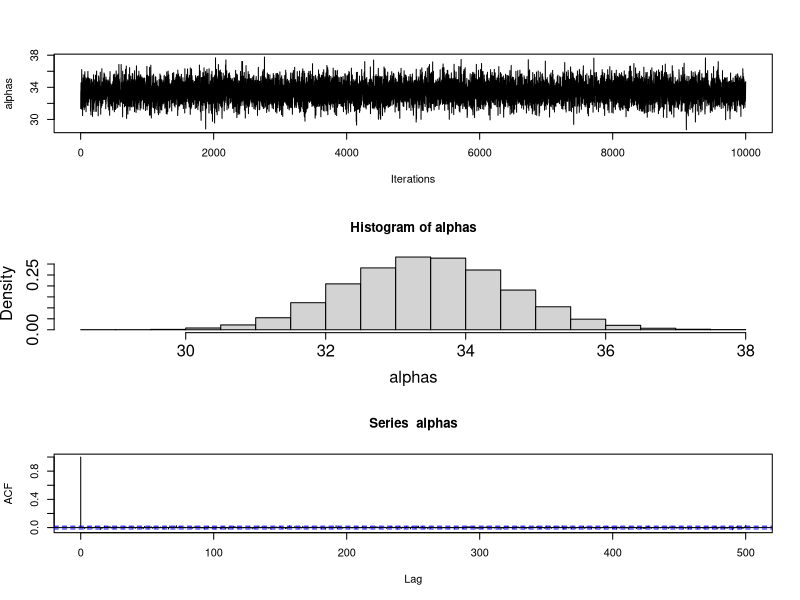
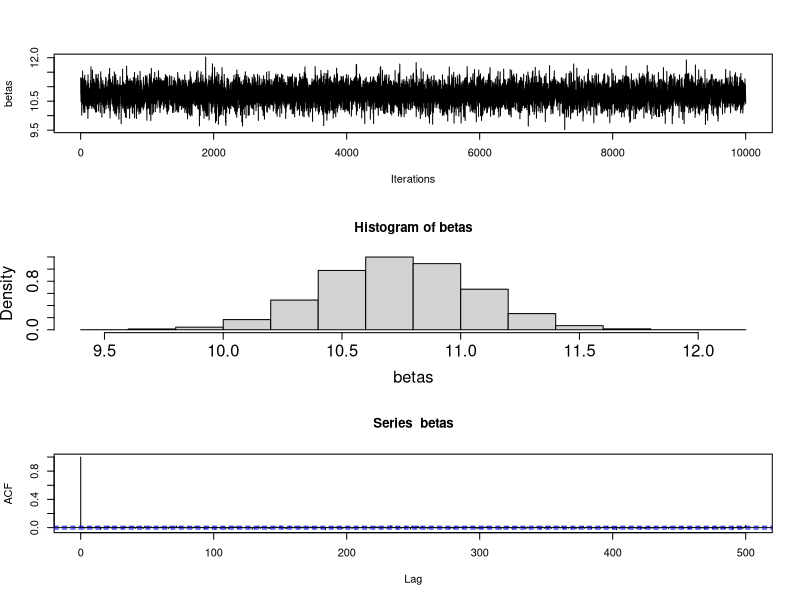
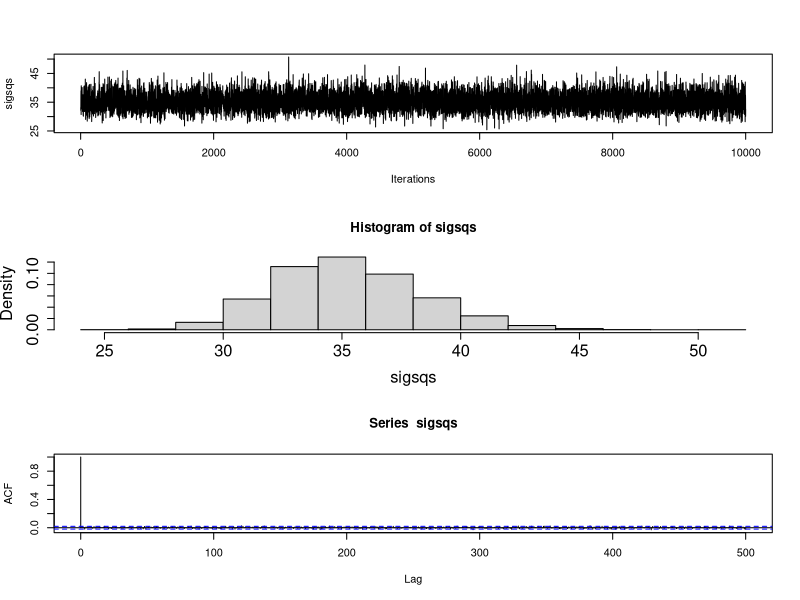
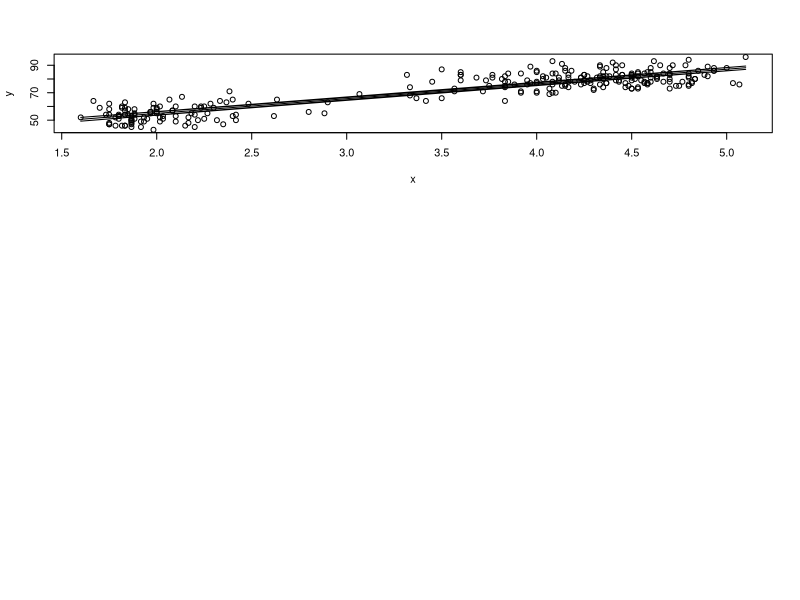

The R source for these figures, in order: (Note: this script raises an error after producing the figures.)
#Convert to dataframe and attach
df = data.frame(faithful)
attach(df)

#Set gibbs parameters

x = eruptions
y = waiting

output = summary(glm(y ~ x))

N = 10000
lag = 50
burnin = 0

#Use intercept and slope coeficients from linear regression on the data as initial a and b parameters
a = output$coef[1,1]
b = output$coef[2,1]

#gibbs function receives seven parameters: "x" and "y" independent and dependent data vectors, "a" and "b" as a and b coefficients for simple linear regression, "N" for number of realizations, "lag" for determining how many realizations to skip between saves, and "burnin" for determining how many realizations to skip before starting to save. Gibbs generates N independent random normal values for a, b, and the variance..
gibbs <- function(x,y,a,b,N,lag,burnin) {
	
	#obtain length of data
	n = length(x)
	#Set N to be N*lag+burnin
	N <- N*lag + burnin
	
	#Initialize vectors to hold the alpha, beta, and sigsq realizations
	as = NULL
	bs = NULL
	s2s = NULL
	
	for(i in 1:N) {
		
		#Generate a sigsq, s2, based on current alpha, a, and beta, b
		s2 = 1/rgamma(1, n/2, sum((y-a-b*x)^2)/2)
		a = rnorm(1, sum(y-b*x)/n, sqrt(s2/n))
		b = rnorm(1, sum(x*(y-a))/sum(x^2), sqrt(s2/sum(x^2)))
		
		#if i is greater than burnin and if i is a multiple of the lag, store alpha, beta, and siqsq
    if(i > burnin) {
  	  if(i %% lag == 0) {
		as <- c(as,a)
		bs <- c(bs,b)
		s2s <- c(s2s,s2)
      }
     }	
	}
	
	vectors <- list("alphas" = as, "betas" = bs, "sigsqs" = s2s)
    return(vectors)
	
}

v = gibbs(x,y,a,b,N,lag,burnin)

mean(v$alphas)
#[1] 33.49228
mean(v$betas)
#[1] 10.72543
mean(v$sigsq)
#[1] 35.22142

alphas = v$alphas
betas = v$betas
sigsqs = v$sigsqs

par(mfrow=c(3,1)) #split plotting window into 3 rows and 1 column
ts.plot(alphas,xlab="Iterations") 
hist(alphas,probability=T, cex.lab=1.5, cex.axis=1.5)
acf(alphas,lag.max=500)

par(mfrow=c(3,1)) #split plotting window into 3 rows and 1 column
ts.plot(betas,xlab="Iterations") 
hist(betas,probability=T, cex.lab=1.5, cex.axis=1.5)
acf(betas,lag.max=500)

par(mfrow=c(3,1)) #split plotting window into 3 rows and 1 column
ts.plot(sigsqs,xlab="Iterations") 
hist(sigsqs,probability=T, cex.lab=1.5, cex.axis=1.5)
acf(sigsqs,lag.max=500)

k=1
mcoef <- matrix(, nrow = N, ncol = 2)
for(i in 1:N) {  
   		pair = c(alphas[i], betas[i])
  		mcoef[k ,] = pair
  		k = k + 1
 }
 
myhat <- matrix(, nrow = N, ncol = length(x))
for(i in 1:N) { 
	lines <- mcoef[i,1] + mcoef[i,2]*x
	myhat[i ,] = lines
}

#Calculate the means and the quantiles (0.975 and 0.025) of the columns (2) of the myhat matrix
means = apply(myhat, 2, mean)
q97.5 = apply(myhat, 2, quantile, probs=0.975)
q2.5 = apply(myhat, 2, quantile, probs=0.025)

plot(x,y)
lines(x, means)
lines(x, q97.5)
lines(x, q2.5)
 
 
 



pred = colMeans(mreg)
plot(pred,y)

detach(df)
